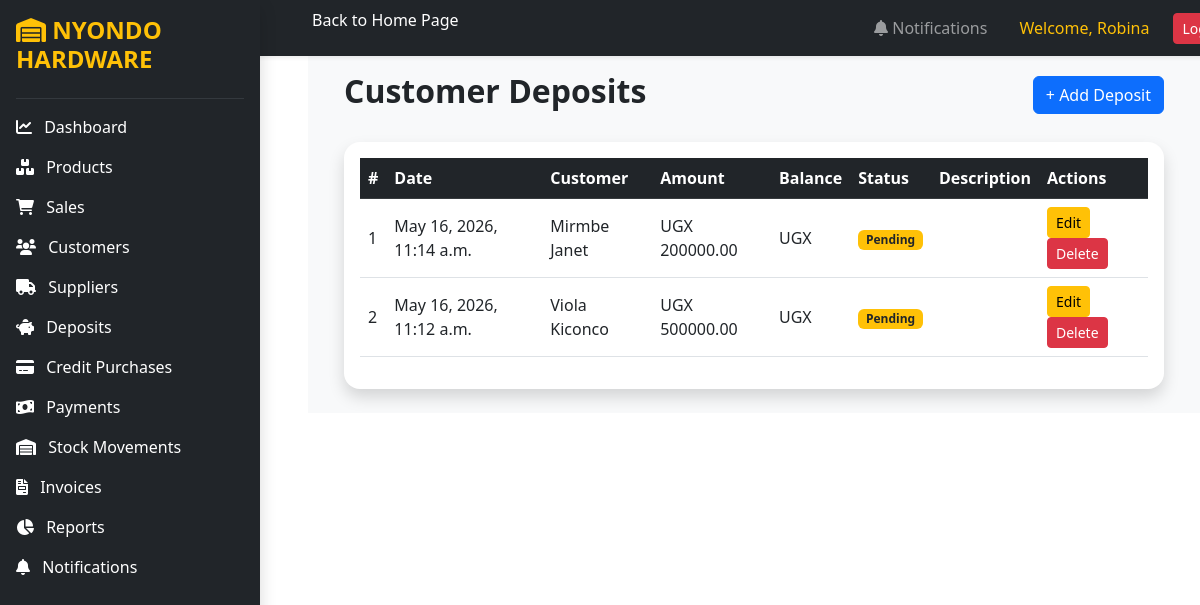
Screenshot of /deposits/ (signed in) with the database file from the repository.
### core/models.py (models this page shows, shortened)
class Deposit(models.Model):
    customer = models.ForeignKey(Customer,on_delete=models.CASCADE)
    amount = models.DecimalField(max_digits=10,decimal_places=2,validators=[MinValueValidator(1)])
    date = models.DateTimeField(auto_now_add=True)

class Customer(models.Model):
    full_name = models.CharField(max_length=200,validators=[MinLengthValidator(3)])
    nin = models.CharField(max_length=20,unique=True,validators=[MinLengthValidator(5),nin_validator])
    phone = models.CharField(max_length=15,unique=True,validators=[phone_validator])

### core/views.py (the view)
# urls.py: path('deposits/',views.deposits,name='deposits'),
@login_required
def deposits(request):
    deposits = Deposit.objects.all().order_by('-date')
    context = {'deposits': deposits}
    return render(request,'deposits.html',context)

### core/templates/deposits.html (shortened to what this page needs)
{% extends 'base.html' %} {% block content %}
<div class="container mt-5">
  <div class="d-flex justify-content-between align-items-center mb-4">
    <h2 class="fw-bold">Customer Deposits</h2>
    <a href="{% url 'add_deposit' %}" class="btn btn-primary">
      + Add Deposit
    </a>
  </div>
  <div class="card shadow border-0 rounded-4">
    <div class="card-body">
      <div class="table-responsive">
        <table class="table table-hover align-middle">
          <thead class="table-dark">
            <tr>
              <th>#</th>
              <th>Date</th>
              <th>Customer</th>
              <th>Amount</th>
              <th>Balance</th>
              <th>Status</th>
              <th>Description</th>
              <th>Actions</th>
            </tr>
          </thead>
          <tbody>
            {% for deposit in deposits %}
            <tr>
              <td>{{ forloop.counter }}</td>
              <td>{{ deposit.date }}</td>
              <td>{{ deposit.customer.full_name }}</td>
              <td>UGX {{ deposit.amount }}</td>
              <td>UGX {{ deposit.balance }}</td>
              <td>
                {% if deposit.payment_status == 'Completed' %}
                <span class="badge bg-success"> Completed </span>
                {% else %}
                <span class="badge bg-warning text-dark"> Pending </span>
                {% endif %}
              </td>
              <td>{{ deposit.description }}</td>
              <td>
                <a
                  href="{% url 'edit_deposit' deposit.id %}"
                  class="btn btn-warning btn-sm"
                >
                  Edit
                </a>
                <a
                  href="{% url 'delete_deposit' deposit.id %}"
                  class="btn btn-danger btn-sm"
                  onclick="return confirm('Delete this deposit?');"
                >
                  Delete
                </a>
              </td>
            </tr>
            {% endfor %}
          </tbody>
        </table>
      </div>
    </div>
  </div>
</div>
{% endblock %}

### core/templates/base.html (shortened to what this page needs)
<!doctype html>
<html>
<head>
  <link href="https://cdn.jsdelivr.net/npm/bootstrap@5.3.0/dist/css/bootstrap.min.css" rel="stylesheet" />
  <link rel="stylesheet" href="https://cdnjs.cloudflare.com/ajax/libs/font-awesome/6.0.0/css/all.min.css" />
</head>
<body>
  <div>
    <div style="position: fixed; margin-left: 250px; width: 1000px">
      <nav class="navbar navbar-expand-lg navbar-dark bg-dark shadow-sm">
        <div class="container-fluid">
          <div class="collapse navbar-collapse" id="navbarContent" style="margin-left: 50px">
            <a href="/" class="text-white text-decoration-none d-block mb-3">Back to Home Page</a>
            <ul class="navbar-nav ms-auto align-items-center">
              {% if user.is_authenticated %}
              <li class="nav-item me-3">
                <a class="nav-link position-relative" href="{% url 'notifications' %}">
                  <i class="fas fa-bell"></i>
                  Notifications
                </a>
              </li>
              <li class="nav-item me-3">
                <span class="nav-link text-warning">
                  Welcome, {{ request.user.username }}
                </span>
              </li>
              <li class="nav-item">
                <a class="btn btn-danger btn-sm" href="{% url 'logout' %}">
                  Logout
                </a>
              </li>
              {% endif %}
            </ul>
          </div>
        </div>
      </nav>
    </div>
    <div class="d-flex">
      <div class="d-flex">
        <div class="d-flex">
          <div class="bg-dark text-white p-3 vh-100 shadow" style="width: 260px; position: fixed">
            <h4 class="fw-bold text-warning mb-4">
              <i class="fas fa-warehouse"></i>
              NYONDO HARDWARE
            </h4>
            <hr class="text-secondary" />
            <a href="{% url 'dashboard' %}" class="text-white text-decoration-none d-block mb-3">
              <i class="fas fa-chart-line me-2"></i>
              Dashboard
            </a>
            <a href="{% url 'products' %}" class="text-white text-decoration-none d-block mb-3">
              <i class="fas fa-boxes me-2"></i>
              Products
            </a>
            <a href="{% url 'sales' %}" class="text-white text-decoration-none d-block mb-3">
              <i class="fas fa-cart-shopping me-2"></i>
              Sales
            </a>
            <a href="{% url 'customers' %}" class="text-white text-decoration-none d-block mb-3">
              <i class="fas fa-users me-2"></i>
              Customers
            </a>
            <a href="{% url 'suppliers' %}" class="text-white text-decoration-none d-block mb-3">
              <i class="fas fa-truck me-2"></i>
              Suppliers
            </a>
            <a href="{% url 'deposits' %}" class="text-white text-decoration-none d-block mb-3">
              <i class="fas fa-piggy-bank me-2"></i>
              Deposits
            </a>
            <a href="{% url 'credit_purchases' %}" class="text-white text-decoration-none d-block mb-3">
              <i class="fas fa-credit-card me-2"></i>
              Credit Purchases
            </a>
            <a href="{% url 'payments' %}" class="text-white text-decoration-none d-block mb-3">
              <i class="fas fa-money-bill-wave me-2"></i>
              Payments
            </a>
            <a href="{% url 'stock_movements' %}" class="text-white text-decoration-none d-block mb-3">
              <i class="fas fa-warehouse me-2"></i>
              Stock Movements
            </a>
            <a href="{% url 'invoices' %}" class="text-white text-decoration-none d-block mb-3">
              <i class="fas fa-file-invoice me-2"></i>
              Invoices
            </a>
            <a href="{% url 'reports' %}" class="text-white text-decoration-none d-block mb-3">
              <i class="fas fa-chart-pie me-2"></i>
              Reports
            </a>
            <a href="{% url 'notifications' %}" class="text-white text-decoration-none d-block mb-3">
              <i class="fas fa-bell me-2"></i>
              Notifications
            </a>
          </div>
        </div>
        <div class="p-4" style="margin-left: 260px; width: 100%">
        </div>
      </div>
      <div class="p-4 w-100 bg-light">{% block content %}{% endblock %}</div>
    </div>
  </div>
</body>
</html>

### rows the page displays
Deposit: date "May 16, 2026, 11:14 a.m.", customer.full_name "Mirmbe Janet", amount "200000.00"
Deposit: date "May 16, 2026, 11:12 a.m.", customer.full_name "Viola Kiconco", amount "500000.00"

### other values shown
{{ request.user.username }} "Robina"
